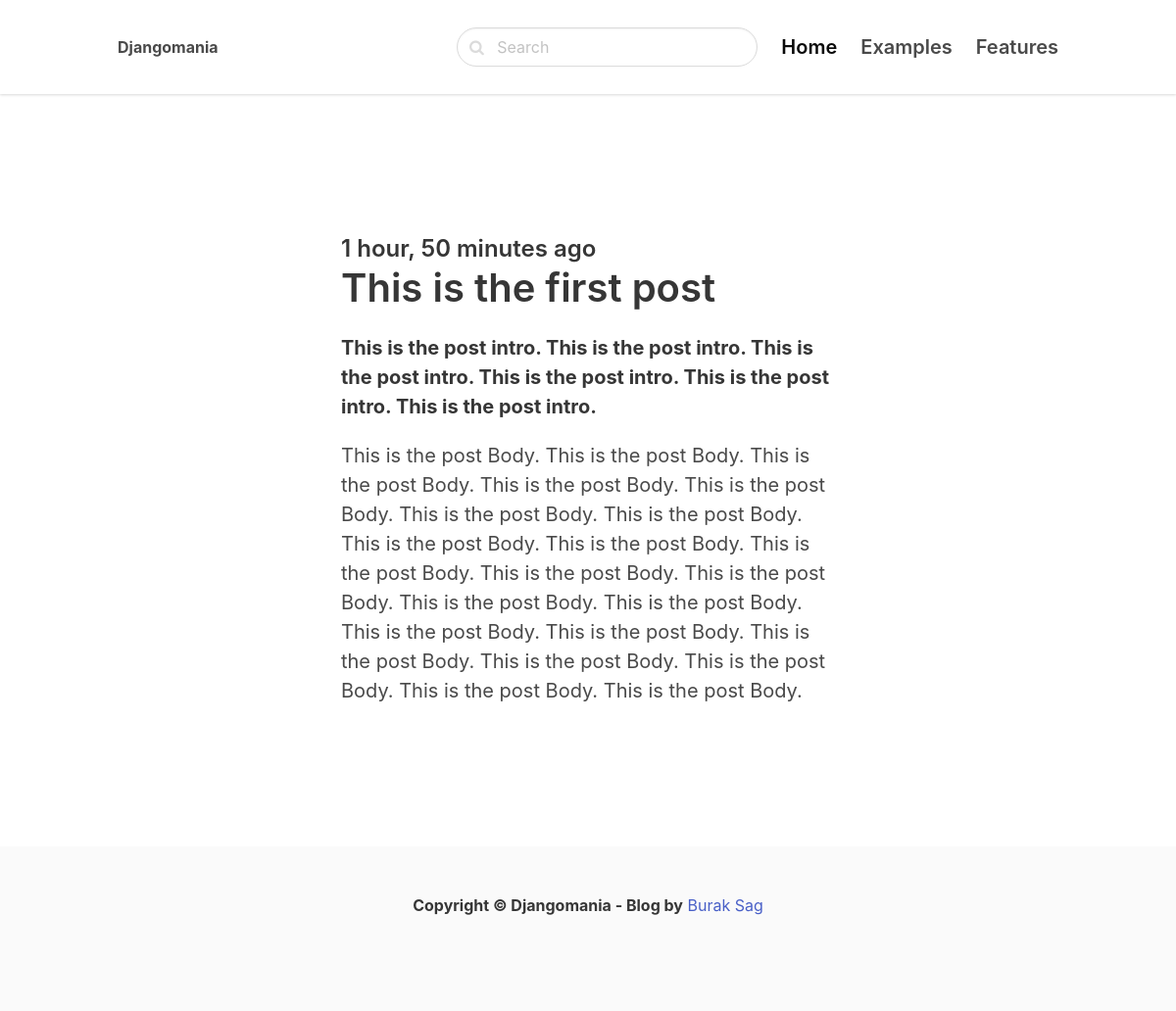
Page /this-is-the-first-post/ on the committed database.
### blog/models.py (models this page shows)
class Post(models.Model):
    title = models.CharField(max_length=255)
    slug = models.SlugField()
    intro = models.TextField()
    body = models.TextField()
    created_at = models.DateTimeField(auto_now_add=True)
    class Meta:
        ordering = ('-created_at',)

### blog/views.py (the view)
# urls.py: path("<slug:slug>/", views.detail, name='post_detail')
def detail(request,slug):
    post = get_object_or_404(Post, slug=slug)
    context = { 'post': post }
    return render(request, 'blog/detail.html', context)

### blog/templates/blog/detail.html (shortened to what this page needs)
{% extends 'core/base.html' %}
{% block content %}
    <section class="hero">
        <div class="hero-body">
            <div class="container">
                <section class="section">
                    <div class="columns">
                        <div class="column is-8 is-offset-2">
                                <div class="content is-medium">
                                    <h2 class="subtitle is-4">{{ post.created_at | timesince }} ago </h2>
                                    <h1 class="title">{{ post.title }}</h1>
                                    <p><strong>{{ post.intro }}</strong></p>
                                    <p> {{ post.body }} </p>
                                </div>
                        </div>
                    </div>
                </section>
            </div>
        </div>
    </section>
{% endblock%}

### core/templates/core/base.html (shortened to what this page needs)
<!DOCTYPE html>
<html lang="en">
  <head>
    <link href="https://stackpath.bootstrapcdn.com/font-awesome/4.7.0/css/font-awesome.min.css" rel="stylesheet" />
    <link rel="stylesheet" href="https://unpkg.com/bulma@0.9.2/css/bulma.min.css"/>
  </head>
  <body>
    <nav class="navbar">
      <div class="container">
        <div class="navbar-brand">
          <a class="navbar-item" href="../">
            <strong>Djangomania</strong>
          </a>
        </div>
        <div id="navbarMenu" class="navbar-menu">
          <div class="navbar-end">
            <div class="navbar-item">
              <div class="control has-icons-left">
                <input
                  class="input is-rounded"
                  type="email"
                  placeholder="Search"
                />
                <span class="icon is-left">
                </span>
              </div>
            </div>
            <a class="navbar-item is-active is-size-5 has-text-weight-semibold">
              Home
            </a>
            <a class="navbar-item is-size-5 has-text-weight-semibold">
              Examples
            </a>
            <a class="navbar-item is-size-5 has-text-weight-semibold">
              Features
            </a>
          </div>
        </div>
      </div>
    </nav>
    <section class="section">
      <div class="container">
        {% block content %}
        {% endblock %}</div>
    </section>
    <footer class="footer">
      <div class="content has-text-centered">
        <p>
          <strong>Copyright &copy; Djangomania - Blog by</strong>
          <a href="https://buraksag.com">Burak Sag</a>
        </p>
      </div>
    </footer>
  </body>
</html>

### core/templates/core/base.html (style rules this page uses)
nav.navbar { height: 6rem !important; box-shadow: 0 1px 3px 0 rgba(0, 0, 0, 0.1), 0 1px 2px 0 rgba(0, 0, 0, 0.06) !important; }

### rows in the picture
Post: created_at "1 hour, 50 minutes", title "This is the first post", intro "This is the post intro. This is the post intro. This is the post intro. This is the post intro. This is the post intro. This is the post intro.", body "This is the post Body. This is the post Body. This is the post Body. This is the post Body. This is the post Body. This is the post Body. This is the post Body. This is the post Body. This is the post Body. This is the post Body. This is the post Body. This is the post Body. This is the post Body. This is the post Body. This is the post Body. This is the post Body. This is the post Body. This is the post Body. This is the post Body. This is the post Body. This is the post Body."
